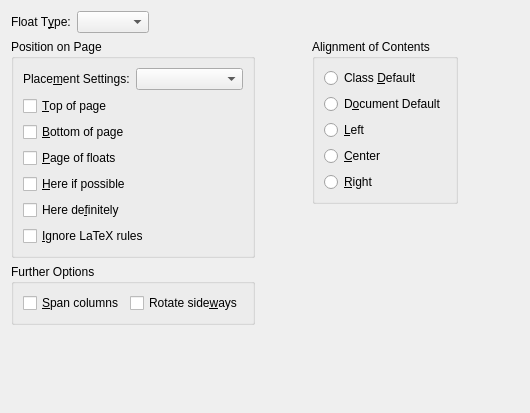
<?xml version="1.0" encoding="UTF-8"?>
<ui version="4.0">
 <class>FloatPlacementUi</class>
 <widget class="QWidget" name="FloatPlacementUi">
  <property name="geometry">
   <rect>
    <x>0</x>
    <y>0</y>
    <width>530</width>
    <height>413</height>
   </rect>
  </property>
  <property name="windowTitle">
   <string>Form</string>
  </property>
  <layout class="QGridLayout" name="gridLayout_3">
   <item row="0" column="0">
    <layout class="QHBoxLayout" name="horizontalLayout_2">
     <item>
      <widget class="QLabel" name="floatTypeTitle">
       <property name="text">
        <string>Float T&amp;ype:</string>
       </property>
       <property name="buddy">
        <cstring>floatTypeCO</cstring>
       </property>
      </widget>
     </item>
     <item>
      <widget class="QComboBox" name="floatTypeCO">
       <property name="sizePolicy">
        <sizepolicy hsizetype="Preferred" vsizetype="Fixed">
         <horstretch>1</horstretch>
         <verstretch>0</verstretch>
        </sizepolicy>
       </property>
      </widget>
     </item>
    </layout>
   </item>
   <item row="2" column="3" rowspan="3">
    <spacer name="verticalSpacer">
     <property name="orientation">
      <enum>Qt::Vertical</enum>
     </property>
     <property name="sizeHint" stdset="0">
      <size>
       <width>20</width>
       <height>154</height>
      </size>
     </property>
    </spacer>
   </item>
   <item row="4" column="0">
    <spacer>
     <property name="orientation">
      <enum>Qt::Vertical</enum>
     </property>
     <property name="sizeHint" stdset="0">
      <size>
       <width>20</width>
       <height>20</height>
      </size>
     </property>
    </spacer>
   </item>
   <item row="1" column="3">
    <widget class="QGroupBox" name="aligmentGB">
     <property name="title">
      <string>Alignment of Contents</string>
     </property>
     <property name="flat">
      <bool>true</bool>
     </property>
     <layout class="QGridLayout" name="_2">
      <property name="leftMargin">
       <number>9</number>
      </property>
      <property name="topMargin">
       <number>9</number>
      </property>
      <property name="rightMargin">
       <number>9</number>
      </property>
      <property name="bottomMargin">
       <number>9</number>
      </property>
      <property name="spacing">
       <number>6</number>
      </property>
      <item row="1" column="0">
       <widget class="QRadioButton" name="alignDocDefaultRB">
        <property name="toolTip">
         <string>Use the document's default alignment for floats, as specified in Document Settings.</string>
        </property>
        <property name="text">
         <string>D&amp;ocument Default</string>
        </property>
       </widget>
      </item>
      <item row="2" column="0">
       <widget class="QRadioButton" name="alignLeftRB">
        <property name="toolTip">
         <string>Left-align float contents</string>
        </property>
        <property name="text">
         <string>&amp;Left</string>
        </property>
       </widget>
      </item>
      <item row="3" column="0">
       <widget class="QRadioButton" name="alignCenterRB">
        <property name="toolTip">
         <string>Center float contents</string>
        </property>
        <property name="text">
         <string>&amp;Center</string>
        </property>
       </widget>
      </item>
      <item row="4" column="0">
       <widget class="QRadioButton" name="alignRightRB">
        <property name="toolTip">
         <string>Right-align float contents</string>
        </property>
        <property name="text">
         <string>&amp;Right</string>
        </property>
       </widget>
      </item>
      <item row="0" column="0">
       <widget class="QRadioButton" name="alignClassDefaultRB">
        <property name="toolTip">
         <string>Use the class' default alignment for floats, whatever it is.</string>
        </property>
        <property name="text">
         <string>Class &amp;Default</string>
        </property>
       </widget>
      </item>
     </layout>
    </widget>
   </item>
   <item row="3" column="0" colspan="2">
    <widget class="QGroupBox" name="optionsGB">
     <property name="title">
      <string>Further Options</string>
     </property>
     <property name="flat">
      <bool>true</bool>
     </property>
     <layout class="QGridLayout" name="gridLayout_2">
      <item row="0" column="0">
       <widget class="QCheckBox" name="spanCB">
        <property name="text">
         <string>&amp;Span columns</string>
        </property>
       </widget>
      </item>
      <item row="0" column="1">
       <widget class="QCheckBox" name="sidewaysCB">
        <property name="text">
         <string>Rotate side&amp;ways</string>
        </property>
       </widget>
      </item>
     </layout>
    </widget>
   </item>
   <item row="1" column="0" rowspan="2" colspan="2">
    <widget class="QGroupBox" name="groupBox">
     <property name="title">
      <string>Position on Page</string>
     </property>
     <property name="flat">
      <bool>true</bool>
     </property>
     <layout class="QGridLayout" name="gridLayout">
      <item row="0" column="0">
       <layout class="QHBoxLayout" name="horizontalLayout">
        <item>
         <widget class="QLabel" name="placementLA">
          <property name="text">
           <string>Place&amp;ment Settings:</string>
          </property>
          <property name="buddy">
           <cstring>placementCO</cstring>
          </property>
         </widget>
        </item>
        <item>
         <widget class="QComboBox" name="placementCO"/>
        </item>
       </layout>
      </item>
      <item row="1" column="0">
       <widget class="QCheckBox" name="topCB">
        <property name="text">
         <string>&amp;Top of page</string>
        </property>
       </widget>
      </item>
      <item row="2" column="0">
       <widget class="QCheckBox" name="bottomCB">
        <property name="text">
         <string>&amp;Bottom of page</string>
        </property>
       </widget>
      </item>
      <item row="3" column="0">
       <widget class="QCheckBox" name="pageCB">
        <property name="text">
         <string>&amp;Page of floats</string>
        </property>
       </widget>
      </item>
      <item row="4" column="0">
       <widget class="QCheckBox" name="herepossiblyCB">
        <property name="text">
         <string>&amp;Here if possible</string>
        </property>
       </widget>
      </item>
      <item row="5" column="0">
       <widget class="QCheckBox" name="heredefinitelyCB">
        <property name="text">
         <string>Here de&amp;finitely</string>
        </property>
       </widget>
      </item>
      <item row="6" column="0">
       <widget class="QCheckBox" name="ignoreCB">
        <property name="text">
         <string>&amp;Ignore LaTeX rules</string>
        </property>
       </widget>
      </item>
     </layout>
    </widget>
   </item>
   <item row="0" column="1" colspan="3">
    <spacer name="horizontalSpacer">
     <property name="orientation">
      <enum>Qt::Horizontal</enum>
     </property>
     <property name="sizeHint" stdset="0">
      <size>
       <width>303</width>
       <height>20</height>
      </size>
     </property>
    </spacer>
   </item>
   <item row="1" column="4">
    <spacer name="horizontalSpacer_2">
     <property name="orientation">
      <enum>Qt::Horizontal</enum>
     </property>
     <property name="sizeHint" stdset="0">
      <size>
       <width>40</width>
       <height>20</height>
      </size>
     </property>
    </spacer>
   </item>
  </layout>
 </widget>
 <tabstops>
  <tabstop>topCB</tabstop>
  <tabstop>bottomCB</tabstop>
  <tabstop>pageCB</tabstop>
  <tabstop>herepossiblyCB</tabstop>
  <tabstop>heredefinitelyCB</tabstop>
  <tabstop>ignoreCB</tabstop>
 </tabstops>
 <includes>
  <include location="local">qt_i18n.h</include>
 </includes>
 <resources/>
 <connections/>
</ui>
